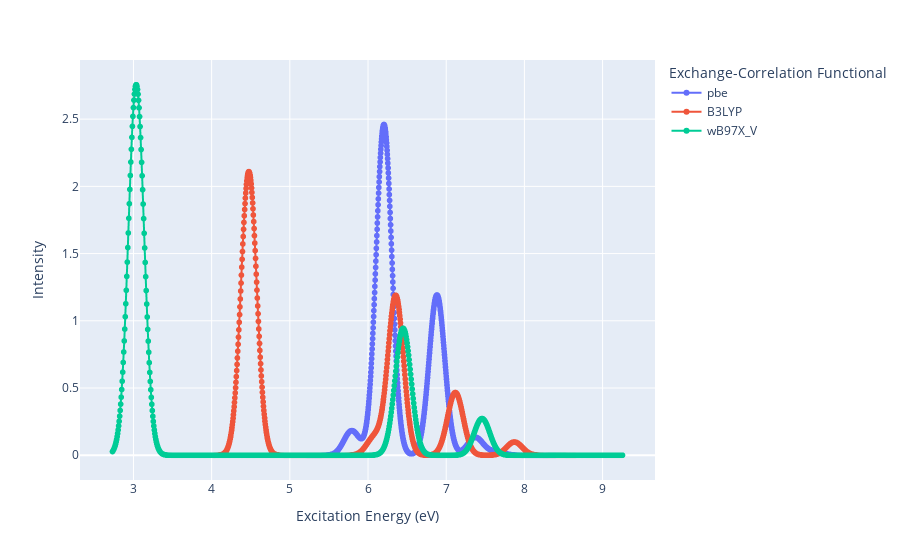

This figure's notebook cell:
### Code cell
import plotly.express as px
fig = px.line(df, x="Excitation Energy (eV)", y="Intensity", markers=True, color="Exchange-Correlation Functional")
fig.show()

### Figure 1 — Plotly figure (JSON) as saved in the notebook; plotly's stock layout.template omitted (floating-point values rounded to 4 significant figures; data arrays with more than 128 entries replaced by an {"elided": "..."} marker saying what was removed)
{"data": [{"hovertemplate": "Exchange-Correlation Functional=pbe<br>Excitation Energy (eV)=%{x}<br>Intensity=%{y}<extra></extra>", "legendgroup": "pbe", "line": {"color": "#636efa", "dash": "solid"}, "marker": {"symbol": "circle"}, "mode": "lines+markers", "name": "pbe", "showlegend": true, "type": "scattergl", "x": {"elided": "1000 float values"}, "xaxis": "x", "y": {"elided": "1000 float values"}, "yaxis": "y"}, {"hovertemplate": "Exchange-Correlation Functional=B3LYP<br>Excitation Energy (eV)=%{x}<br>Intensity=%{y}<extra></extra>", "legendgroup": "B3LYP", "line": {"color": "#EF553B", "dash": "solid"}, "marker": {"symbol": "circle"}, "mode": "lines+markers", "name": "B3LYP", "showlegend": true, "type": "scattergl", "x": {"elided": "1000 float values"}, "xaxis": "x", "y": {"elided": "1000 float values"}, "yaxis": "y"}, {"hovertemplate": "Exchange-Correlation Functional=wB97X_V<br>Excitation Energy (eV)=%{x}<br>Intensity=%{y}<extra></extra>", "legendgroup": "wB97X_V", "line": {"color": "#00cc96", "dash": "solid"}, "marker": {"symbol": "circle"}, "mode": "lines+markers", "name": "wB97X_V", "showlegend": true, "type": "scattergl", "x": {"elided": "1000 float values"}, "xaxis": "x", "y": {"elided": "1000 float values"}, "yaxis": "y"}], "layout": {"legend": {"title": {"text": "Exchange-Correlation Functional"}, "tracegroupgap": 0}, "margin": {"t": 60}, "xaxis": {"anchor": "y", "domain": [0, 1], "title": {"text": "Excitation Energy (eV)"}}, "yaxis": {"anchor": "x", "domain": [0, 1], "title": {"text": "Intensity"}}}}
